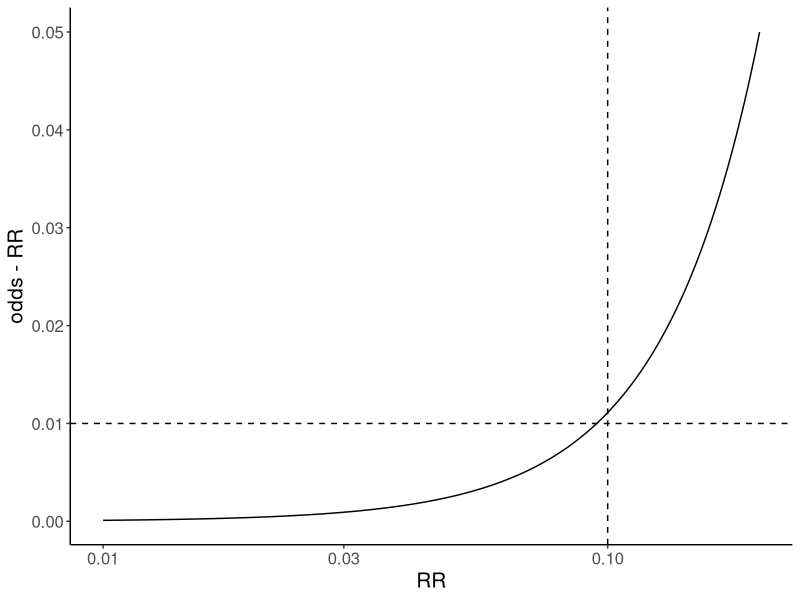

Reproduce this figure in R.
## ---- chunk 1
knitr::opts_chunk$set(echo = FALSE)
library(tidyverse)
library(broom)
theme_set(theme_classic() +
          theme(axis.line.x = element_line(color = 'black'),
                axis.line.y = element_line(color = 'black'),
                text = element_text(size = 15)))
## ---- chunk 2
args(glm)
## ---- chunk 3
rare_events <- data_frame(RR = exp(seq(from = log(0.01), 
                                       to = log(0.2), 
                                       length = 300)), # relative risk
                          odds = exp(log(RR) - log(1 - RR)))

ggplot(rare_events, aes(RR, odds - RR)) +
  geom_line() +
  scale_x_log10() +
  geom_hline(yintercept = 0.01, linetype = 2) + 
  geom_vline(xintercept = 0.1, linetype = 2)
